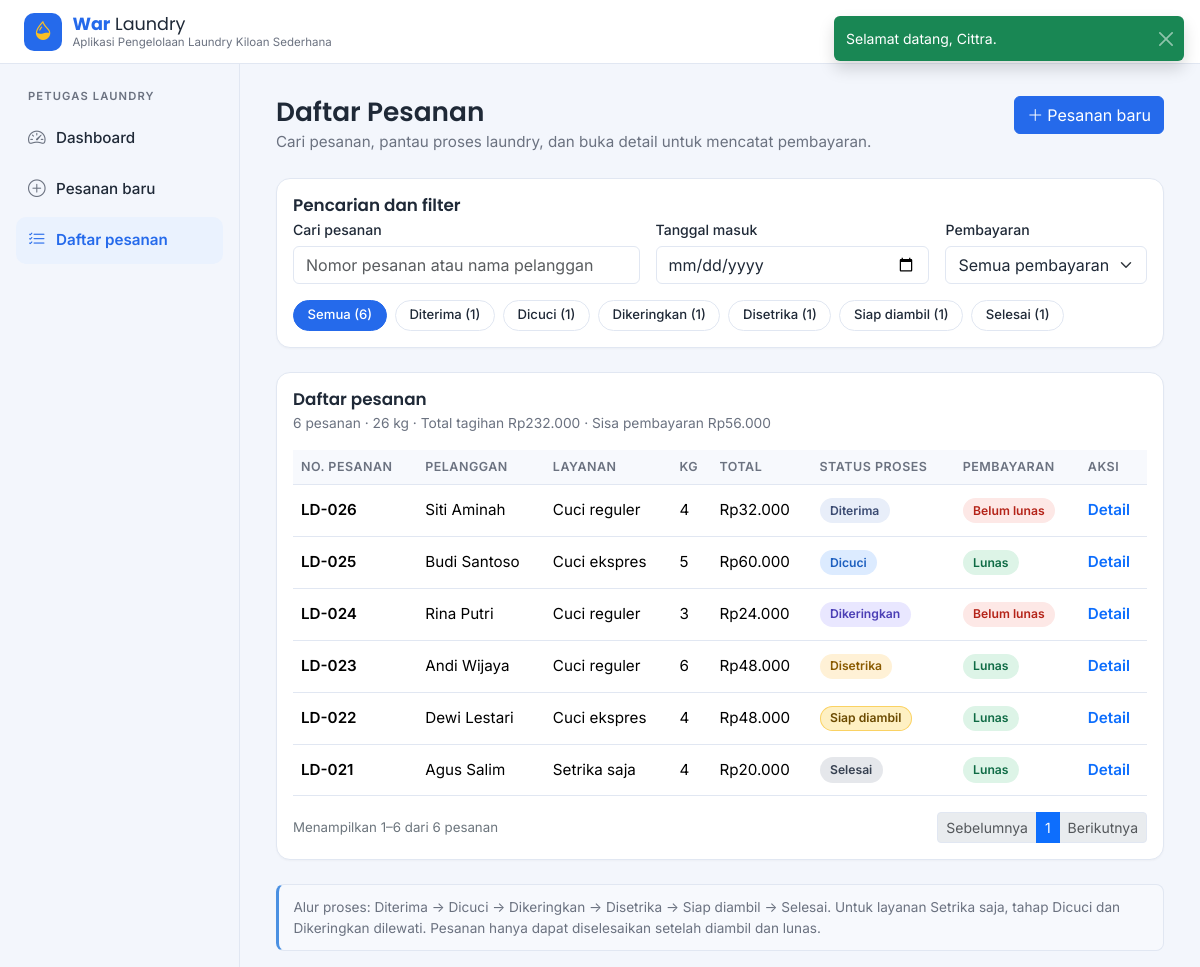
/daftar-pesanan.php (signed in), run on the app's committed database.
### tables this page shows
CREATE TABLE pesanan (
  id                INT UNSIGNED NOT NULL AUTO_INCREMENT,
  kode              VARCHAR(10)  NOT NULL,          
  pelanggan_id      INT UNSIGNED NOT NULL,
  layanan_id        INT UNSIGNED NOT NULL,
  user_id           INT UNSIGNED NOT NULL,          
  berat             DECIMAL(6,2) NOT NULL,
  tarif             INT UNSIGNED NOT NULL,          
  total             INT UNSIGNED NOT NULL,
  dibayar           INT UNSIGNED NOT NULL DEFAULT 0,
  status            ENUM('diterima','dicuci','dikeringkan','disetrika','siap_diambil','selesai')
                    NOT NULL DEFAULT 'diterima',
  estimasi_selesai  DATETIME     NOT NULL,
  selesai_at        DATETIME     NULL,
  catatan           VARCHAR(255) NULL,
  created_at        DATETIME     NOT NULL DEFAULT CURRENT_TIMESTAMP,
  PRIMARY KEY (id),
  UNIQUE KEY uk_pesanan_kode (kode),
  KEY idx_pesanan_created (created_at),
  KEY idx_pesanan_status (status),
  CONSTRAINT fk_pesanan_pelanggan FOREIGN KEY (pelanggan_id) REFERENCES pelanggan (id),
  CONSTRAINT fk_pesanan_layanan   FOREIGN KEY (layanan_id)   REFERENCES layanan (id),
  CONSTRAINT fk_pesanan_user      FOREIGN KEY (user_id)      REFERENCES users (id)
);

CREATE TABLE pelanggan (
  id         INT UNSIGNED NOT NULL AUTO_INCREMENT,
  nama       VARCHAR(100) NOT NULL,
  telepon    VARCHAR(20)  NOT NULL,
  alamat     VARCHAR(255) NOT NULL,
  created_at DATETIME     NOT NULL DEFAULT CURRENT_TIMESTAMP,
  PRIMARY KEY (id),
  UNIQUE KEY uk_pelanggan_telepon (telepon)
);

CREATE TABLE layanan (
  id           INT UNSIGNED NOT NULL AUTO_INCREMENT,
  nama         VARCHAR(100) NOT NULL,
  tarif_per_kg INT UNSIGNED NOT NULL,
  durasi_hari  TINYINT UNSIGNED NOT NULL,
  tanpa_cuci   TINYINT(1)   NOT NULL DEFAULT 0,   
  aktif        TINYINT(1)   NOT NULL DEFAULT 1,
  PRIMARY KEY (id)
);

### daftar-pesanan.php (the view, shortened to what this page needs)
<?php
$pdo  = db();
$cari    = input_get('cari');
$tanggal = input_get('tanggal');
$status  = input_get('status');
$hal     = max(1, (int) input_get('hal'));
if (!tanggal_valid($tanggal)) {
    $tanggal = '';
}
if (!isset(DAFTAR_STATUS[$status])) {
    $status = '';
}
$where  = [];
$params = [];
$dari = 'FROM pesanan p
         JOIN pelanggan pl ON pl.id = p.pelanggan_id
         JOIN layanan l ON l.id = p.layanan_id';
$sql_where = $where ? ' WHERE ' . implode(' AND ', $where) : '';
$stmt = $pdo->prepare("SELECT p.status, COUNT(*) AS n $dari $sql_where GROUP BY p.status");
$stmt->execute($params);
$jumlah_chip = array_fill_keys(array_keys(DAFTAR_STATUS), 0);
foreach ($stmt->fetchAll() as $r) {
    $jumlah_chip[$r['status']] = (int) $r['n'];
}
$jumlah_semua = array_sum($jumlah_chip);
$sql_where = $where ? ' WHERE ' . implode(' AND ', $where) : '';
$stmt = $pdo->prepare("SELECT COUNT(*) AS jumlah, COALESCE(SUM(p.berat), 0) AS berat,
                              COALESCE(SUM(p.total), 0) AS total, COALESCE(SUM(p.total - p.dibayar), 0) AS sisa
                       $dari $sql_where");
$stmt->execute($params);
$ringkas = $stmt->fetch();
$jumlah  = (int) $ringkas['jumlah'];
$total_hal = max(1, (int) ceil($jumlah / PER_HALAMAN));
$hal       = min($hal, $total_hal);
$offset    = ($hal - 1) * PER_HALAMAN;
$stmt = $pdo->prepare("SELECT p.id, p.kode, p.berat, p.total, p.dibayar, p.status, pl.nama AS pelanggan, l.nama AS layanan
                       $dari $sql_where
                       ORDER BY p.created_at DESC, p.id DESC
                       LIMIT " . PER_HALAMAN . ' OFFSET ' . (int) $offset);
$stmt->execute($params);
$daftar = $stmt->fetchAll();
require __DIR__ . '/includes/header.php';
?>
    <div class="page-head d-flex justify-content-between align-items-start flex-wrap gap-3">
      <div>
        <h1 class="page-title">Daftar Pesanan</h1>
        <p class="page-sub">Cari pesanan, pantau proses laundry, dan buka detail untuk mencatat pembayaran.</p>
      </div>
      <a href="pesanan-baru.php" class="btn btn-primary"><i class="bi bi-plus-lg me-1"></i>Pesanan baru</a>
    </div>
    <div class="card section-card mb-4"><div class="card-body">
      <h2 class="section-title">Pencarian dan filter</h2>
      <form id="filterForm" method="get" action="daftar-pesanan.php">
      <div class="row g-3 mb-3">
        <div class="col-md-5">
          <label for="cari" class="form-label">Cari pesanan</label>
          <input type="search" class="form-control" id="cari" name="cari" placeholder="Nomor pesanan atau nama pelanggan" value="<?= e($cari) ?>">
        </div>
        <div class="col-md-4">
          <label for="tanggal" class="form-label">Tanggal masuk</label>
          <input type="date" class="form-control" id="tanggal" name="tanggal" value="<?= e($tanggal) ?>">
        </div>
        <div class="col-md-3">
          <label for="bayar" class="form-label">Pembayaran</label>
          <select class="form-select" id="bayar" name="bayar">
            <option value="">Semua pembayaran</option>
          </select>
        </div>
      </div>
      <div class="d-flex flex-wrap gap-2" role="group" aria-label="Filter status proses"><button type="button" class="chip<?= $status === '' ? ' active' : '' ?>" data-status-chip="">Semua (<?= $jumlah_semua ?>)</button><?php foreach (DAFTAR_STATUS as $kunci => $label): ?><button type="button" class="chip<?= $status === $kunci ? ' active' : '' ?>" data-status-chip="<?= e($kunci) ?>"><?= e($label) ?> (<?= $jumlah_chip[$kunci] ?>)</button><?php endforeach; ?></div>
      </form>
    </div></div>
    <div class="card section-card mb-4"><div class="card-body">
      <h2 class="section-title">Daftar pesanan</h2>
      <p class="section-sub" id="ringkasanList"><?= $jumlah ?> pesanan &middot; <?= e(format_kg($ringkas['berat'])) ?> kg &middot; Total tagihan <?= e(rupiah($ringkas['total'])) ?> &middot; Sisa pembayaran <?= e(rupiah($ringkas['sisa'])) ?></p>
      <div class="table-responsive">
        <table class="table table-hover align-middle app-table">
          <thead><tr><th>No. pesanan</th><th>Pelanggan</th><th>Layanan</th><th>Kg</th><th>Total</th><th>Status proses</th><th>Pembayaran</th><th>Aksi</th></tr></thead>
          <tbody id="ordersBody">
<?php foreach ($daftar as $p): ?>
<tr><td class="fw-semibold"><?= e($p['kode']) ?></td><td><?= e($p['pelanggan']) ?></td><td><?= e($p['layanan']) ?></td><td><?= e(format_kg($p['berat'])) ?></td><td><?= e(rupiah($p['total'])) ?></td><td><?= badge_status($p['status']) ?></td><td><?= badge_bayar($p['total'], $p['dibayar']) ?></td><td><a href="detail-pesanan.php?id=<?= (int) $p['id'] ?>" class="link-action">Detail</a></td></tr>
<?php endforeach; ?>
          </tbody>
        </table>
      </div>
      <nav class="d-flex justify-content-between align-items-center flex-wrap gap-2 mt-3" aria-label="Navigasi halaman">
        <span class="text-secondary small" id="hitungTampil"><?php if ($jumlah === 0): ?>Menampilkan 0 pesanan<?php else: ?>Menampilkan <?= $offset + 1 ?>&ndash;<?= $offset + count($daftar) ?> dari <?= $jumlah ?> pesanan<?php endif; ?></span>
        <ul class="pagination pagination-sm mb-0">
<?php if ($hal > 1): ?>
          <li class="page-item"><a class="page-link" href="<?= e(url_hal($hal - 1)) ?>">Sebelumnya</a></li>
<?php else: ?>
          <li class="page-item disabled"><span class="page-link">Sebelumnya</span></li>
<?php endif; ?>
<?php for ($i = 1; $i <= $total_hal; $i++): ?>
<?php if ($i === $hal): ?>
          <li class="page-item active" aria-current="page"><span class="page-link"><?= $i ?></span></li>
<?php else: ?>
          <li class="page-item"><a class="page-link" href="<?= e(url_hal($i)) ?>"><?= $i ?></a></li>
<?php endif; ?>
<?php endfor; ?>
<?php if ($hal < $total_hal): ?>
          <li class="page-item"><a class="page-link" href="<?= e(url_hal($hal + 1)) ?>">Berikutnya</a></li>
<?php else: ?>
          <li class="page-item disabled"><span class="page-link">Berikutnya</span></li>
<?php endif; ?>
        </ul>
      </nav>
    </div></div>
    <div class="note-box">Alur proses: Diterima &rarr; Dicuci &rarr; Dikeringkan &rarr; Disetrika &rarr; Siap diambil &rarr; Selesai. Untuk layanan Setrika saja, tahap Dicuci dan Dikeringkan dilewati. Pesanan hanya dapat diselesaikan setelah diambil dan lunas.</div>
<?php require __DIR__ . '/includes/footer.php'; ?>

### includes/helpers.php (shortened to what this page needs)
<?php
function e($teks): string
{
    return htmlspecialchars((string) $teks, ENT_QUOTES, 'UTF-8');
}
function input_get(string $kunci): string
{
    $nilai = $_GET[$kunci] ?? '';
    return is_string($nilai) ? trim($nilai) : '';
}
function rupiah($angka): string
{
    return 'Rp' . number_format((float) $angka, 0, ',', '.');
}
function format_kg($berat): string
{
    $teks = number_format((float) $berat, 2, ',', '.');
    return rtrim(rtrim($teks, '0'), ',');
}
function tanggal_valid($teks): bool
{
    $d = DateTime::createFromFormat('Y-m-d', (string) $teks);
    return $d !== false && $d->format('Y-m-d') === $teks;
}
function label_status(string $status): string
{
    return DAFTAR_STATUS[$status] ?? $status;
}
function badge_status(string $status): string
{
    $kelas = $status === 'siap_diambil' ? 'st-siap' : 'st-' . $status;
    return '<span class="st ' . $kelas . '">' . e(label_status($status)) . '</span>';
}
function badge_bayar($total, $dibayar): string
{
    return $dibayar >= $total
        ? '<span class="st pay-lunas">Lunas</span>'
        : '<span class="st pay-belum">Belum lunas</span>';
}

### assets/css/style.css (style rules this page uses)
:root { --blue-light: #4A90E2; --blue-dark: #256AEB; --white: #F9FAFB; --accent: #F9BF24; --bg: #F3F6FC; --surface: #FFFFFF; --text: #1F2937; --muted: #6B7280; --border: #E1E7F2; --tint: #EAF2FE; --bs-primary: #256AEB; --bs-primary-rgb: 37, 106, 235; --bs-body-font-family: 'Inter', system-ui, -apple-system, 'Segoe UI', sans-serif; --bs-body-color: var(--text); --bs-link-color: #256AEB; --bs-border-color: var(--border); --sidebar-w: 240px; --topbar-h: 64px; }
body { background: var(--bg); color: var(--text); font-size: .95rem; }
h1, h2, h3, h4, h5, .h3, .h4 { font-family: 'Poppins', 'Inter', sans-serif; }
.btn-primary { --bs-btn-bg: var(--blue-dark); --bs-btn-border-color: var(--blue-dark); --bs-btn-hover-bg: #1e57c2; --bs-btn-hover-border-color: #1e57c2; --bs-btn-active-bg: #1a4ea9; --bs-btn-active-border-color: #1a4ea9; --bs-btn-disabled-bg: var(--blue-dark); --bs-btn-disabled-border-color: var(--blue-dark); }
.form-label { font-weight: 500; font-size: .88rem; margin-bottom: .35rem; }
.page-head { margin-bottom: 1.5rem; }
.page-title { font-size: 1.65rem; font-weight: 600; margin: 0 0 .2rem; }
.page-sub { color: var(--muted); margin: 0; }
.card { border: 1px solid var(--border); border-radius: 14px; background: var(--surface); box-shadow: 0 1px 2px rgba(16, 24, 40, .03); }
.section-title { font-size: 1.05rem; font-weight: 600; margin-bottom: .25rem; }
.section-sub { color: var(--muted); font-size: .86rem; margin-bottom: 1rem; }
.note-box { background: #F7F9FD; border: 1px solid var(--border); border-left: 3px solid var(--blue-light); border-radius: 8px; padding: .75rem .9rem; color: var(--muted); font-size: .85rem; }
.app-table { --bs-table-bg: transparent; margin-bottom: 0; }
.app-table thead th { font-size: .78rem; text-transform: uppercase; letter-spacing: .04em; color: var(--muted); font-weight: 600; background: #F7F9FD; border-bottom: 1px solid var(--border); white-space: nowrap; }
.app-table td { padding-top: .8rem; padding-bottom: .8rem; }
.link-action { font-weight: 600; text-decoration: none; }
.st { display: inline-block; padding: .22rem .65rem; border-radius: 999px; font-size: .76rem; font-weight: 600; white-space: nowrap; }
.st-diterima { background: #E8EEF9; color: #3B4B72; }
.st-dicuci { background: #DCEBFF; color: #1D5FBF; }
.st-dikeringkan { background: #E9E7FF; color: #4B3FB5; }
.st-disetrika { background: #FFF1D6; color: #8A5A00; }
.st-siap { background: #FEF0C3; color: #6B4A00; box-shadow: inset 0 0 0 1px rgba(249, 191, 36, .6); }
.st-selesai { background: #E5E7EB; color: #374151; }
.pay-lunas { background: #DDF4E7; color: #0F6B45; }
.pay-belum { background: #FDE8E6; color: #B42318; }
.chip { border: 1px solid var(--border); background: var(--surface); color: var(--text); border-radius: 999px; padding: .3rem .85rem; font-size: .82rem; font-weight: 500; transition: background .15s ease, border-color .15s ease, color .15s ease; }
.chip.active { background: var(--blue-dark); border-color: var(--blue-dark); color: #fff; }

### data on the page
pesanan: kode "LD-026", pelanggan.nama "Siti Aminah", layanan.nama "Cuci reguler", berat "4", total "Rp32.000", status "Diterima", dibayar "Belum lunas"
pesanan: kode "LD-025", pelanggan.nama "Budi Santoso", layanan.nama "Cuci ekspres", berat "5", total "Rp60.000", status "Dicuci", dibayar "Lunas"
pesanan: kode "LD-024", pelanggan.nama "Rina Putri", layanan.nama "Cuci reguler", berat "3", total "Rp24.000", status "Dikeringkan", dibayar "Belum lunas"
pesanan: kode "LD-023", pelanggan.nama "Andi Wijaya", layanan.nama "Cuci reguler", berat "6", total "Rp48.000", status "Disetrika", dibayar "Lunas"
pesanan: kode "LD-022", pelanggan.nama "Dewi Lestari", layanan.nama "Cuci ekspres", berat "4", total "Rp48.000", status "Siap diambil", dibayar "Lunas"
pesanan: kode "LD-021", pelanggan.nama "Agus Salim", layanan.nama "Setrika saja", berat "4", total "Rp20.000", status "Selesai", dibayar "Lunas"

### other printed values
LABEL_PERAN[$user['peran']] "PETUGAS LAUNDRY"
$label "Dashboard"
$label "Pesanan baru"
$label "Daftar pesanan"
$jumlah_semua "6"
$label "Diterima"
$jumlah_chip[$kunci] "1"
$label "Dicuci"
$label "Dikeringkan"
$label "Disetrika"
$label "Siap diambil"
$label "Selesai"
$jumlah "6"
format_kg($ringkas['berat']) "26"
rupiah($ringkas['total']) "Rp232.000"
